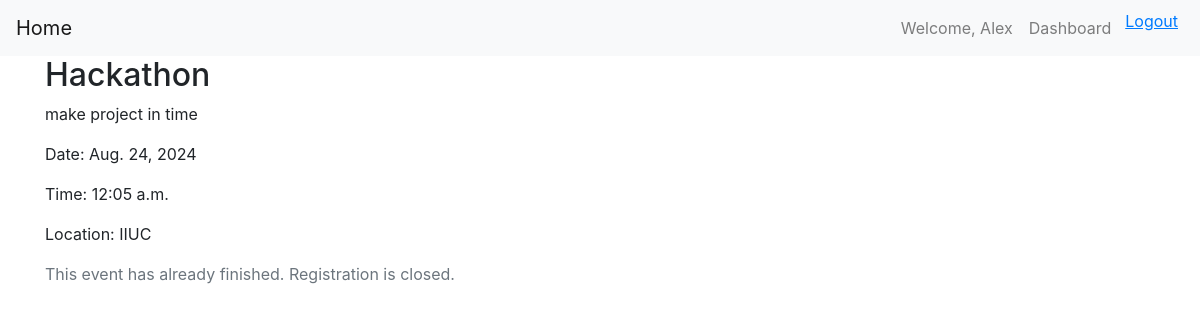
/2/ (signed in), run on the app's committed database.
### Events/models.py (models this page shows, shortened)
class Event(models.Model):
    title = models.CharField(max_length=200)
    description = models.TextField()
    date = models.DateField()
    time = models.TimeField()
    location = models.CharField(max_length=200)
    slots = models.IntegerField()

### Events/views.py (the view)
# urls.py: path('<int:pk>/', event_detail, name='event_detail'),
@login_required
def event_detail(request, pk):
    event = get_object_or_404(Event, pk=pk)
    now = timezone.now()
    is_upcoming = (event.date > now.date()) or (event.date == now.date() and event.time >= now.time())
    registration = Registration.objects.filter(event=event, user=request.user).first()
    return render(request, 'events/event_details.html', {
        'event': event,
        'registration': registration,
        'is_upcoming': is_upcoming
        })

### Templates/events/event_details.html
{% extends 'base.html' %}
{% block content %}
<h2>{{ event.title }}</h2>
<p>{{ event.description }}</p>
<p>Date: {{ event.date }}</p>
<p>Time: {{ event.time }}</p>
<p>Location: {{ event.location }}</p>
{% if user.is_authenticated %}
{% if is_upcoming %}
<p>Available Slots: {{ event.slots }}</p>
{% if registration %}
<form method="POST" action="{% url 'unregister_from_event' event.pk %}">
    {% csrf_token %}
    <button type="submit" class="btn btn-warning">Unregister from this Event</button>
</form>
{% else %}
{% if event.slots > 0 %}
    <form method="POST" action="{% url 'event_register' event.pk %}">
    {% csrf_token %}
    <button type="submit"class="btn btn-primary">Register for this Event</button>
    </form>
 {% else %}
    <p class="text-danger">No slots available for this event.</p>
    {% endif %}
    {% endif %}
{% else %}
    <p class="text-muted">This event has already finished. Registration is closed.</p>
{% endif %}
{% else %}
    <p><a href="{% url 'login' %}">Login</a> to register for this event.</p>
{% endif %}
{% endblock %}

### Templates/base.html (shortened to what this page needs)
<!DOCTYPE html>
<html lang="en">
<head>
    <link rel="stylesheet" href="https://stackpath.bootstrapcdn.com/bootstrap/4.5.2/css/bootstrap.min.css">
</head>
<body>
    <nav class="navbar navbar-expand-lg navbar-light bg-light">
        <a class="navbar-brand" href="{% url 'event_list' %}">Home</a>
        <div class="collapse navbar-collapse" id="navbarNav">
        <ul class="navbar-nav ml-auto">
            {% if user.is_authenticated %}
            <li class="nav-item">
                <span class="nav-link">Welcome, {{ user.username }}</span>
            </li>
            <li class="nav-item">
                <a class="nav-link" href="{% url 'user_dashboard' %}">Dashboard</a>
            </li>
            <li class="nav-item">
                <form id="logout-form" method="POST" action="{% url 'logout' %}">
                    <button type="submit" style="background:none;border:none;color:#007bff;text-decoration:underline;cursor:pointer;">
                        Logout
                    </button>
                </form>
            </li>
        {% else %}
            <li class="nav-item"><a href="{% url 'login' %}">Login</a></li>
            <li class="nav-item"><a href="{% url 'register' %}">Register</a></li>
        {% endif %}
        </ul>
    </div>
    </nav>
    <div class="container">
    {% block content %}
    {% endblock %}
    </div>
</body>
</html>

### data on the page
Event: title "Hackathon", description "make project in time", date "Aug. 24, 2024", time "12:05 a.m.", location "IIUC"

### other printed values
{{ user.username }} "Alex"
